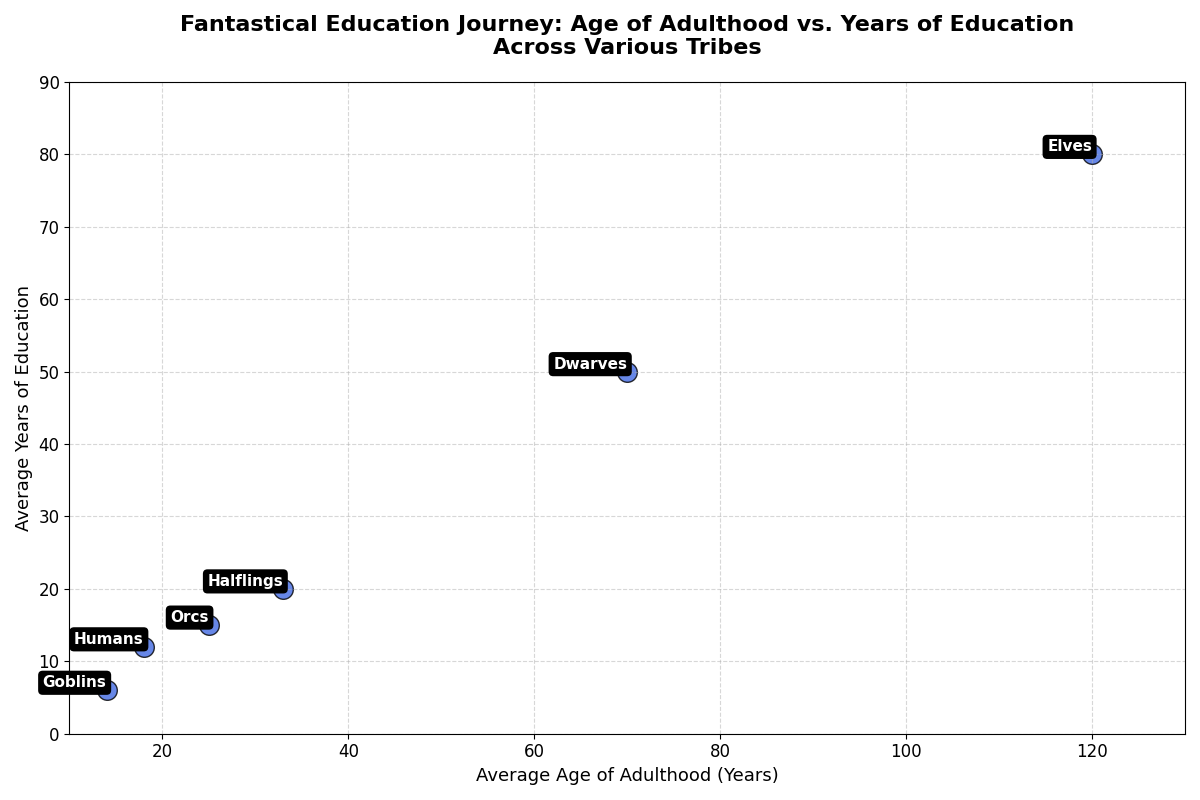

This chart was generated by the following Python code:
import matplotlib.pyplot as plt
import numpy as np

# Data for the plot
tribes = ['Elves', 'Dwarves', 'Orcs', 'Humans', 'Halflings', 'Goblins']
average_age_adulthood = np.array([120, 70, 25, 18, 33, 14])  # in years
average_years_education = np.array([80, 50, 15, 12, 20, 6])  # in years

# Scatter plot with a single consistent color for all points
fig, ax = plt.subplots(figsize=(12, 8))
scatter = ax.scatter(average_age_adulthood, average_years_education, 
                     c='royalblue', s=200, 
                     edgecolors='black', alpha=0.8)

# Title and labels
ax.set_title('Fantastical Education Journey: Age of Adulthood vs. Years of Education\nAcross Various Tribes', 
             fontsize=16, fontweight='bold', pad=20)
ax.set_xlabel('Average Age of Adulthood (Years)', fontsize=13)
ax.set_ylabel('Average Years of Education', fontsize=13)

# Annotate each point with tribe name
for i, tribe in enumerate(tribes):
    ax.annotate(tribe, (average_age_adulthood[i], average_years_education[i]), 
                fontsize=11, ha='right', va='bottom', color='white', weight='bold', 
                bbox=dict(facecolor='black', edgecolor='none', boxstyle='round,pad=0.3'))

# Enhancements
ax.grid(True, linestyle='--', alpha=0.5)
ax.tick_params(axis='both', which='major', labelsize=12)
ax.set_xlim(10, 130)
ax.set_ylim(0, 90)

# Adjust layout
plt.tight_layout()

# Show plot
plt.show()
